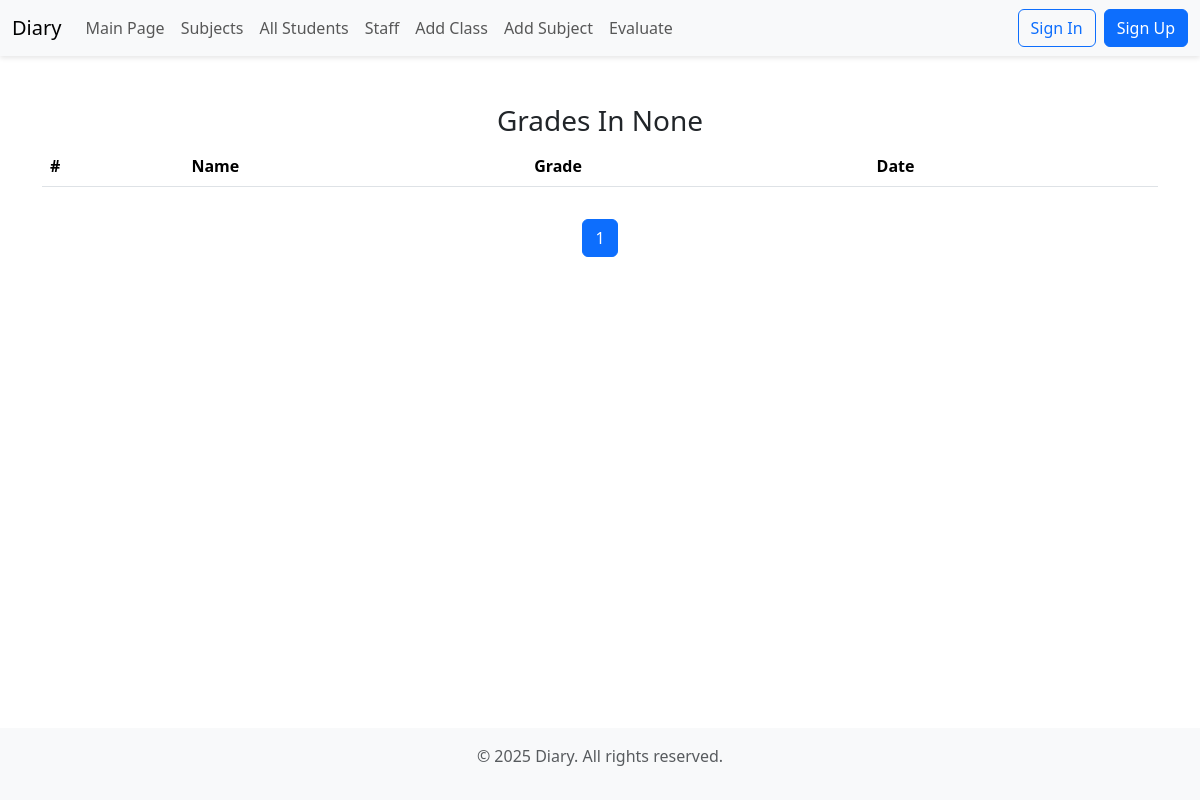
/subject/3/, run on an earlier commit of the app's database.
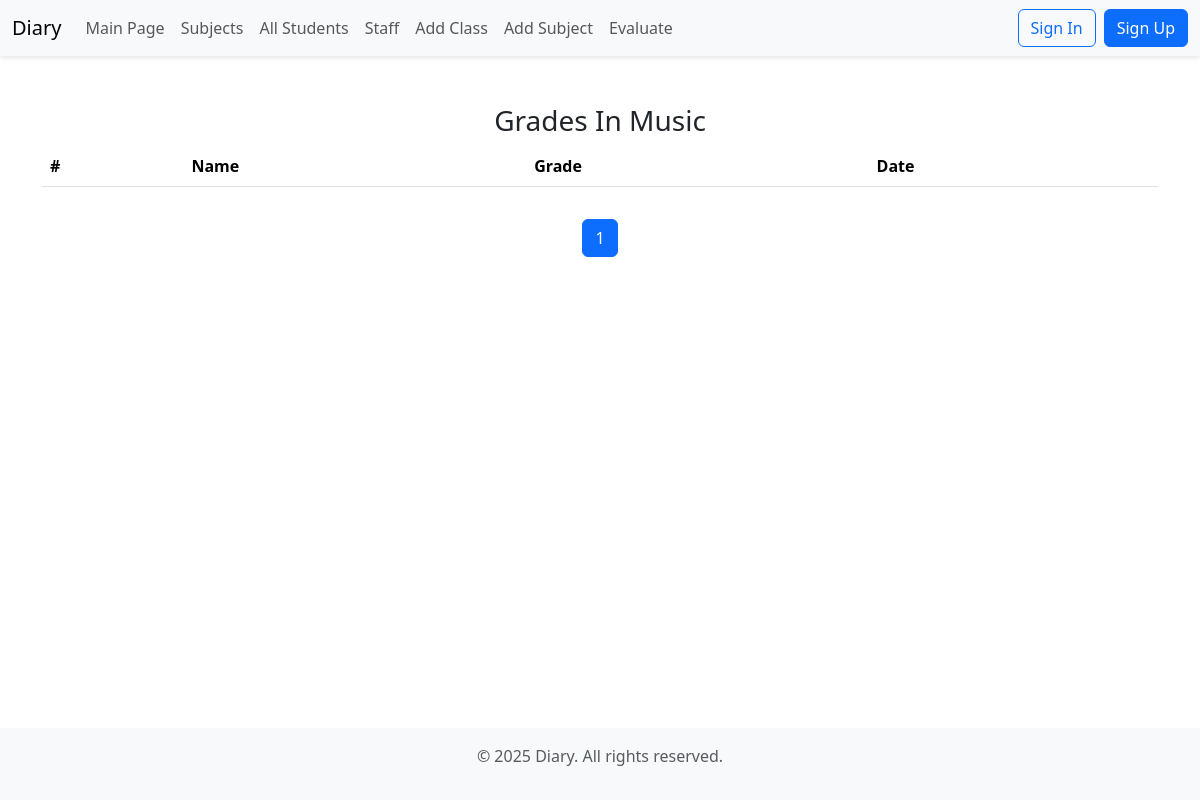
And on a later commit of the database.
### grade/models.py (models this page shows)
class Subject(models.Model):
    subject = models.CharField(max_length=255, null=False, blank=False, verbose_name="Subject's Name")
    clas = models.ForeignKey(Clas, on_delete=models.CASCADE)
    def __str__(self) -> str:
        return f"{self.subject}"

### grade/views.py (the view)
# urls.py: path("subject/<int:id>/", grades_in_subject, name="grades_in_a_subject"),
def grades_in_subject(request, id):
    subject = Subject.objects.filter(id=id).first()
    grades = Grade.objects.filter(subject=subject)
    pages = Paginator(grades, 2)
    page_number = request.GET.get("page")
    page_obj = pages.get_page(page_number)
    context = {
        "subject" : subject,
        "page_obj" : page_obj
    }
    return render(request, "grades_in_a_subject.html", context)

### templates/grades_in_a_subject.html (shortened to what this page needs)
{% extends "base.html" %}
{% block content %}
    <div class="container mt-5">
        <h3 class="text-center">Grades In {{ subject }}</h3>
        <table class="table">
            <thead>
                <tr>
                    <th class="col">#</th>
                    <th scope="col">Name</th>
                    <th scope="col">Grade</th>
                    <th scope="col">Date</th>
                </tr>
            </thead>
        </table>
    </div>
    <div class="container mt-3">
        <nav>
            <ul class="pagination justify-content-center">
                    <li class="page-item active">
                        <span class="page-link">{{ page_obj.number }}</span>
                    </li>
            </ul>
        </nav>
    </div>
{% endblock content %}

What changed in the data, as far as the page shows it:
added Subject: subject "Music"
Also different on the page:
{{ subject }}: "None" → (not shown)
